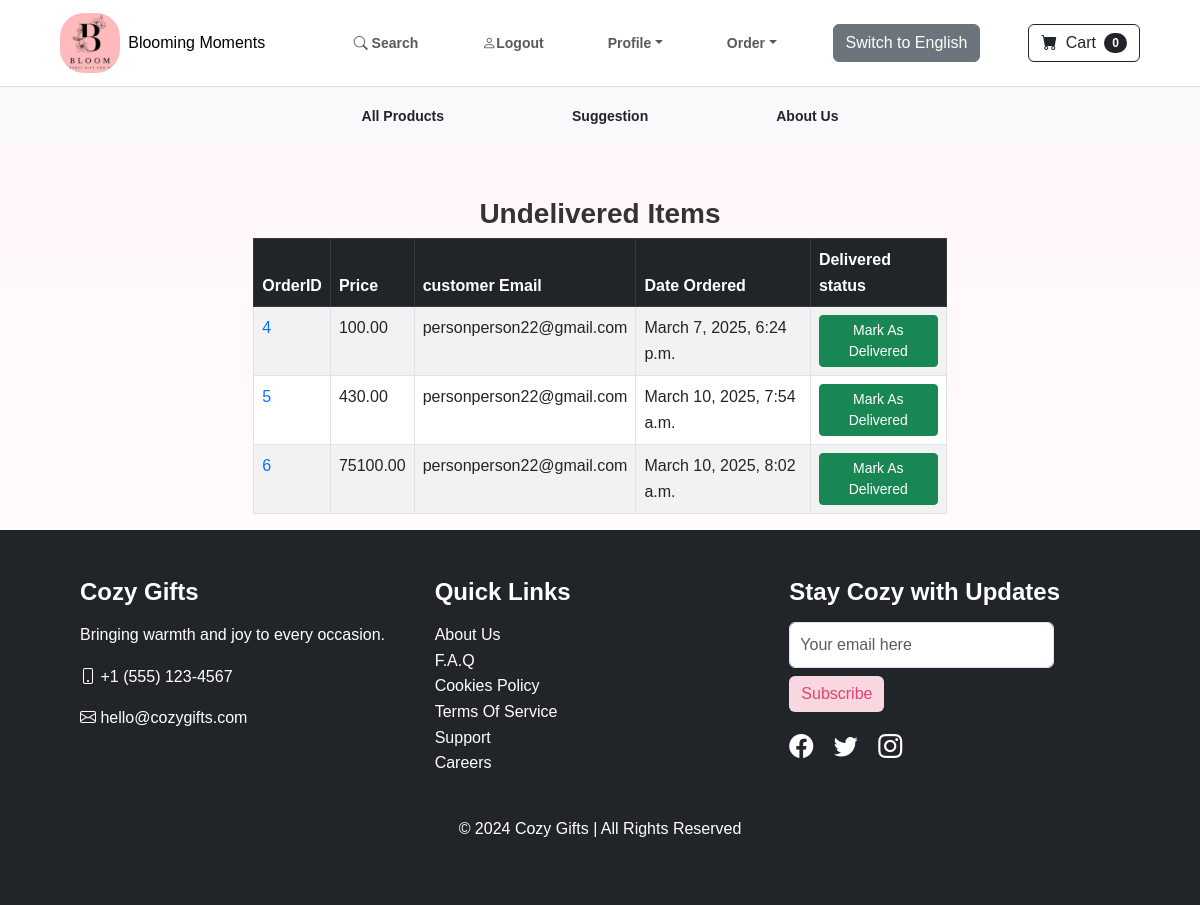
Page /payment/not_shipped_dash (signed in) on the committed database.
### payment/models.py (models this page shows, shortened)
class Order(models.Model):
  user = models.ForeignKey(User,on_delete=models.CASCADE,null=True,blank=True)
  full_name = models.CharField(max_length=250)
  email = models.EmailField(max_length=250)
  shipping_address = models.TextField(max_length=150000)
  amount_paid = models.DecimalField(max_digits = 7,decimal_places=2)
  date_ordered = models.DateTimeField(auto_now_add=True)
  shipped = models.BooleanField(default = False)
  date_shipped = models.DateTimeField(blank=True,null=True)

### payment/views.py (the view, shortened to what this page needs)
# urls.py: path('not_shipped_dash',views.not_shipped_dash,name="not_shipped_dash"),
def not_shipped_dash(request):
  if request.user.is_authenticated and request.user.is_superuser:
    orders = Order.objects.filter(shipped=False)
    return render(request,"payment/not_shipped_dash.html",{'orders':orders})
  else:
    messages.success(request,"Access Denied")
    return redirect('home')

### cart/cart.py (called while the page is built)
  def __len__(self):
    return len(self.cart)

### cart/context_processors.py (called while the page is built)
def cart(request):
  return {'cart':Cart(request)}

### payment/templates/payment/not_shipped_dash.html (shortened to what this page needs)
{% extends 'base.html' %}
{% load static %}
{% block styles %}
<link rel="stylesheet" href="{% static 'css/about_us.css' %}">
{% endblock %}
{% block content %}
  <div class="container">
    <div class="row">
      <center>
        <div class="col-8">
          <br><br>
          <h3>Undelivered Items</h3>
          <table class="table table-striped table-hover table-bordered">
            <thead class="table-dark">
              <tr>
                <th scope="col">OrderID</th>
                <th scope="col">Price</th>
                <th scope="col">customer Email</th>
                <th scope="col">Date Ordered</th>
                <th scope="col">Delivered status</th>
              </tr>
            </thead>
            <tbody>
              {% for item in orders %}
              <tr>
                <td><a href="{% url 'orders' item.id %}">{{ item.id }}</a></td>
                <td>{{ item.amount_paid }}</td>
                <td>{{ item.email }}</td>
                <td>{{ item.date_ordered }}</td>
                <td>
                  <form action="" method="POST">
                    <button type="submit" class="btn btn-success btn-sm">Mark As Delivered</button>
                  </form>
                </td>
              </tr>
              {% endfor %}
            </tbody>
          </table>
        </div>
      </center>
    </div>
  </div>
{% endblock %}

### static/css/styles.css (style rules this page uses)
body { font-family: 'Lora', serif; background-color: whitesmoke; margin: 0; padding: 0; }
h1, h2, h3 { font-weight: 700; }
a { text-decoration: none; }
.container { max-width: 1140px; }

### static/css/about_us.css (style rules this page uses)
* { margin: 0; padding: 0; box-sizing: border-box; }
body { font-family: 'Arial', sans-serif; line-height: 1.6; color: #333; background: linear-gradient(to bottom, #fff5f7 0%, #ffffff 100%); }
.container { width: 90%; max-width: 1200px; margin: 0 auto; padding: 0 20px; }

### rows in the picture
Order: id "4", amount_paid "100.00", email "personperson22@gmail.com", date_ordered "March 7, 2025, 6:24 p.m."
Order: id "5", amount_paid "430.00", email "personperson22@gmail.com", date_ordered "March 10, 2025, 7:54 a.m."
Order: id "6", amount_paid "75100.00", email "personperson22@gmail.com", date_ordered "March 10, 2025, 8:02 a.m."

### other values in the picture
{{ cart|length }} "0"
